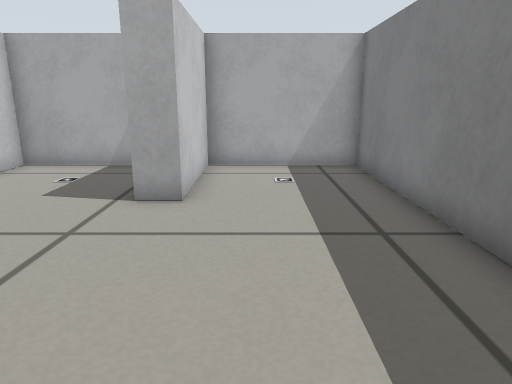
[1] (above)

14 first-person views from a walk through a robot-simulator world made for Gazebo. The camera is 0.41 m above the floor, tilts 14° down and sees 70° across. The floor is counted in squares, 0.2 m on a side. Each view is taken from the middle of a square. On the plan, view 1 faces up. The plan holds only what a view shows up to about 19 squares ahead; the rest is blank.

[2]
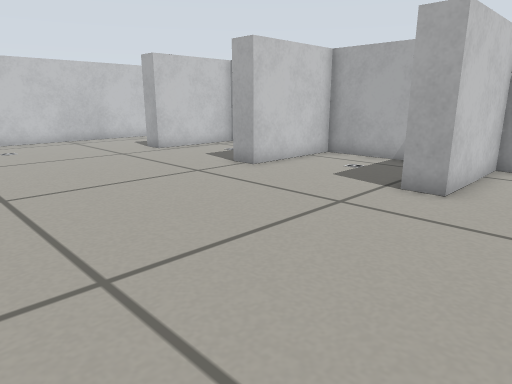

[3]
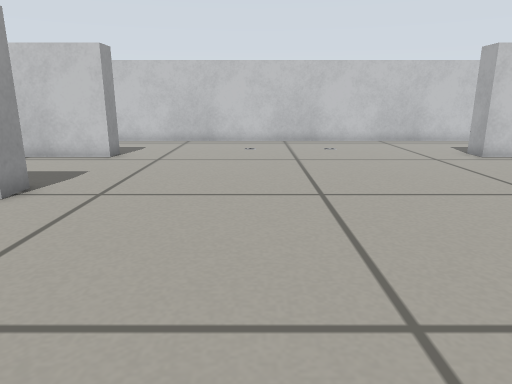

[4]
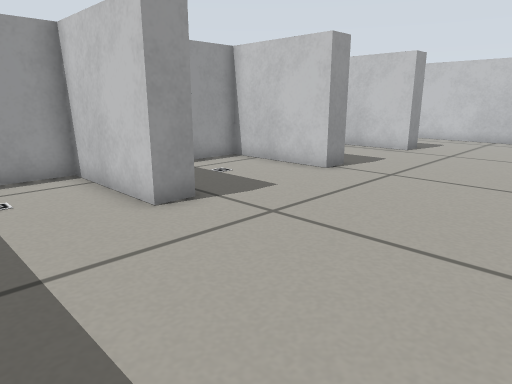

[5]
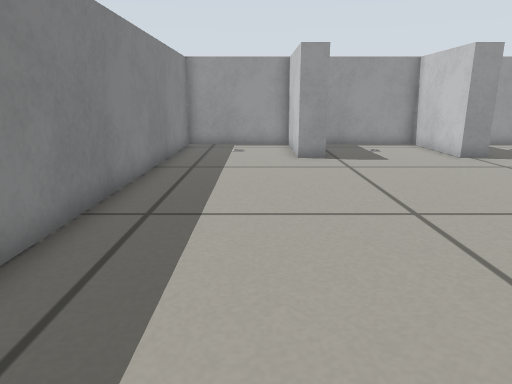

[6]
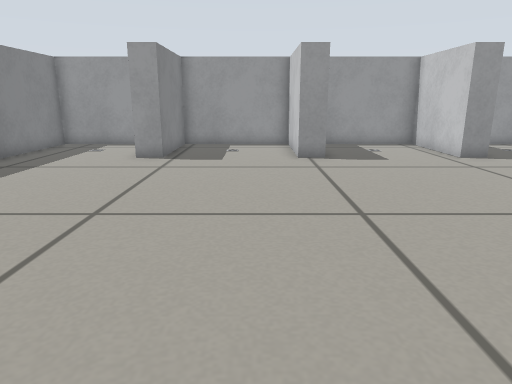

[7]
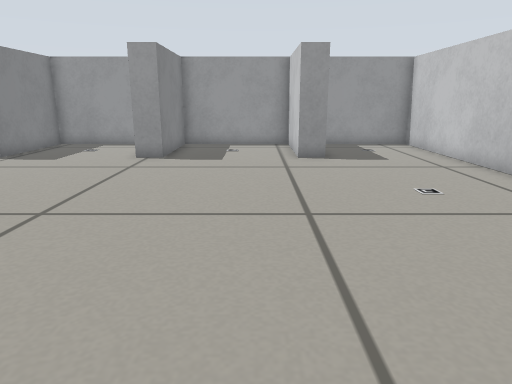

[8]
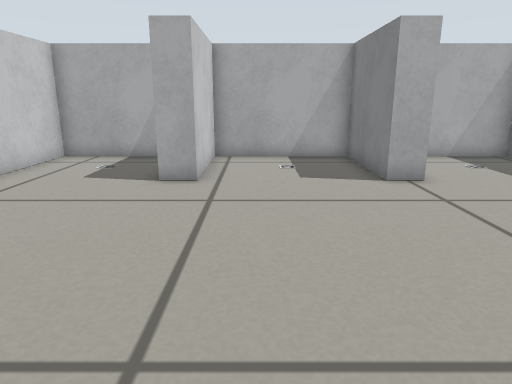

[9]
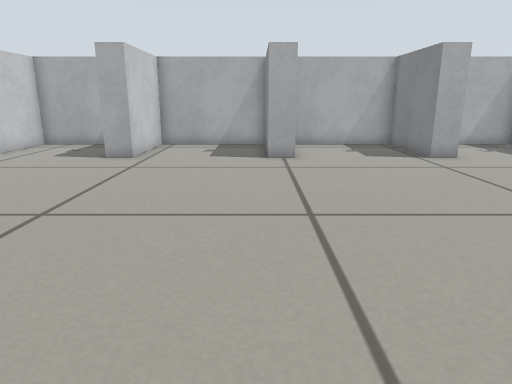

[10]
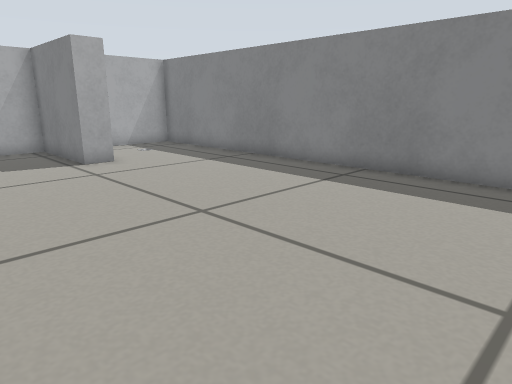

[11]
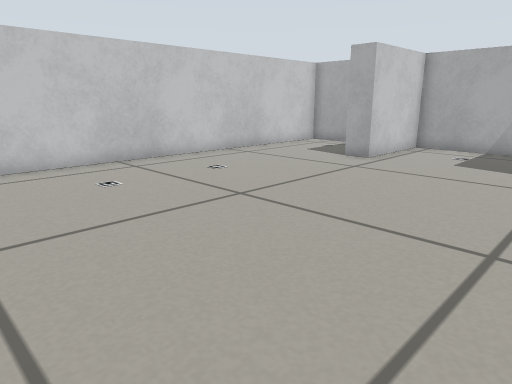

[12]
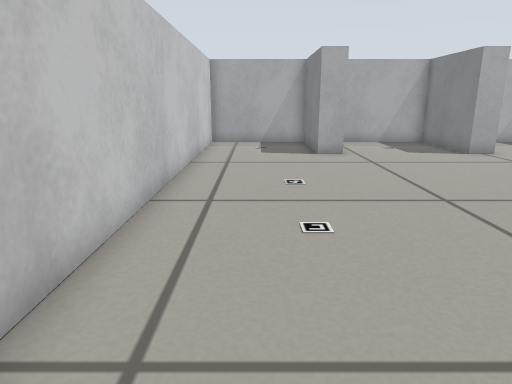

[13]
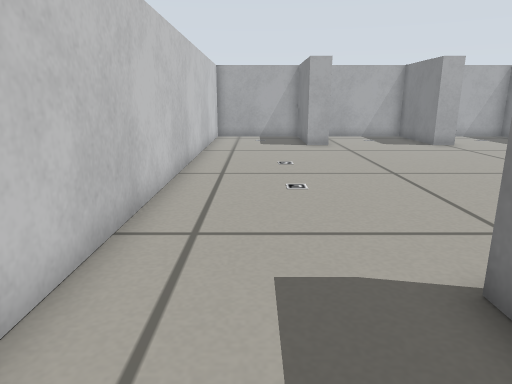

[14]
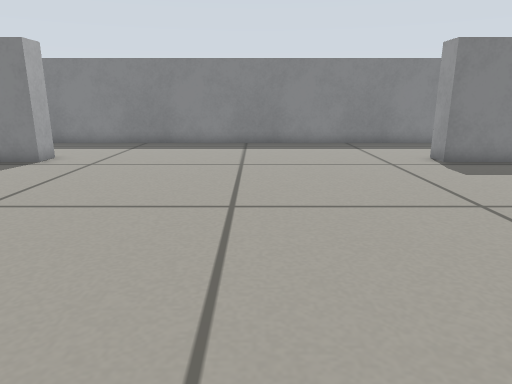

### Floor plan
Points are (right, up) in squares from view 1. A wall is a line through its corners. A room is listed if a view was taken in it or the views show most of it. See-through windows are left out.
Room 1 (views 1, 2, 3, 4, 5, 6, 7, 8, 9, 10, 11, 12, 13, 14)
walls: (-14.5, -6.4) (-13.6, -6.4) (-13.6, -10.7) (3.3, -10.7) (3.3, 11.7) (-19.2, 11.7) (-19.2, -10.7) (-15.4, -10.7); (-7.6, 11.9) (-7.6, 7.4) (-8.5, 7.4) (-8.5, 11.7); (-8.5, -10.8) (-8.5, -6.4) (-7.6, -6.4) (-7.6, -10.8); (-13.6, 11.9) (-13.6, 7.4) (-14.5, 7.4) (-14.5, 11.7); (-1.6, 11.9) (-1.6, 7.4) (-2.6, 7.4) (-2.6, 11.7); (-2.6, -10.8) (-2.6, -6.4) (-1.6, -6.4) (-1.6, -10.8)
low walls: (-14.5, -6.9) (-14.5, -6.4)

Where each view was taken, in squares from view 1:
view 1: 0 up, 0 right, facing up
view 2: 1 down, 1 right, facing up-left
view 3: 1 down, 0 right, facing left
view 4: 0 up, 2 right, facing down-left
view 5: 7 up, 0 right, facing down
view 6: 7 up, 6 left, facing down
view 7: 7 up, 12 left, facing down
view 8: 2 down, 12 left, facing up
view 9: 6 down, 9 left, facing up
view 10: 5 down, 7 left, facing up-right
view 11: 5 down, 7 left, facing up-left
view 12: 7 down, 17 left, facing up
view 13: 10 down, 17 left, facing up
view 14: 0 up, 15 left, facing right
